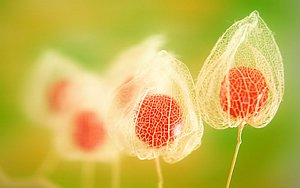
#> input picture demos/japaneseflowers.jpg, 300 x 188 px
$ python EdgeDectionDemo.py
#> lines starting #> are read from the running program, lines starting #| are printed output that depends on the picture; after the words box and inside, x2 and y2 are one past the last pixel; in counts of white or black regions, pixels touching at a corner belong together
import cv2 as cv
import numpy as np

src = cv.imread("japaneseflowers.jpg", 1)
#> src is the input picture: shape (188, 300, 3); mean B, G, R 81.3, 182.3, 200.5

if src is None:
    print("missing image")
else:
    gray = cv.cvtColor(src, cv.COLOR_RGB2GRAY)
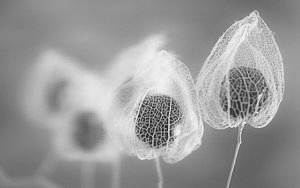
#> gray: shape (188, 300); min 27, max 249, mean 154.2
    final = cv.Canny(gray, 10,30)
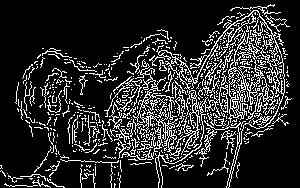
#> final: shape (188, 300); 16.6% white in thin lines or dots
    cv.imshow("Original", src)
    #cv.createTrackbar("Canny threshold default", "Original", 1, 100, 0);
    cv.imshow("adaptive", final)

$ run again, with demos/hunter.jpg copied over demos/japaneseflowers.jpg
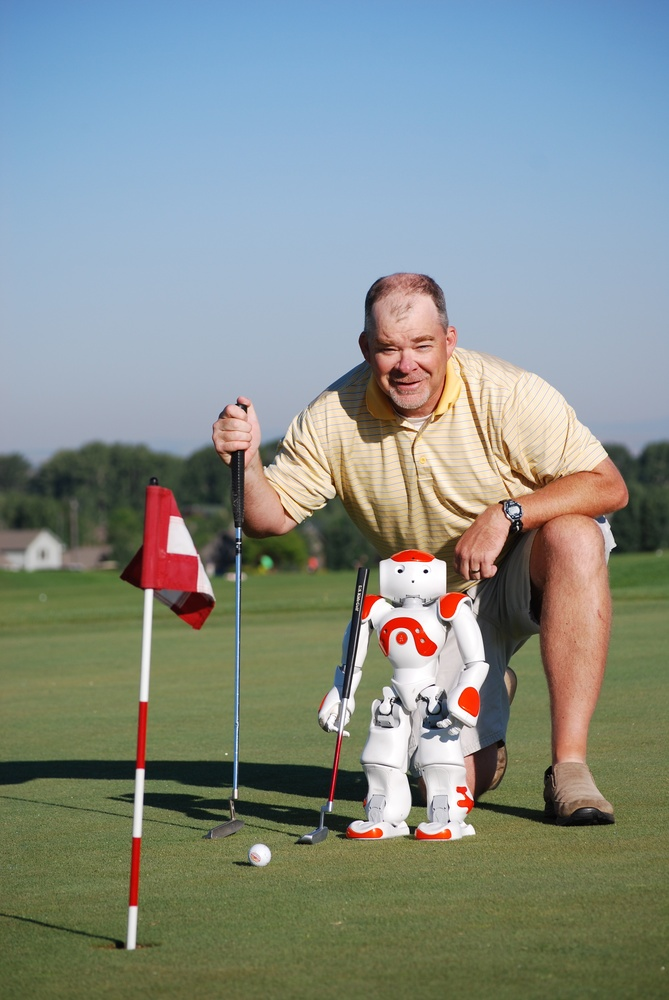
#> input picture demos/hunter.jpg, 669 x 1000 px, shrunk from 2592 x 3872 before the run
#> src is the input picture: shape (1000, 669, 3); mean B, G, R 136.3, 141.9, 133
#> `gray = cv.cvtColor(src, cv.COLOR_RGB2GRAY)`:
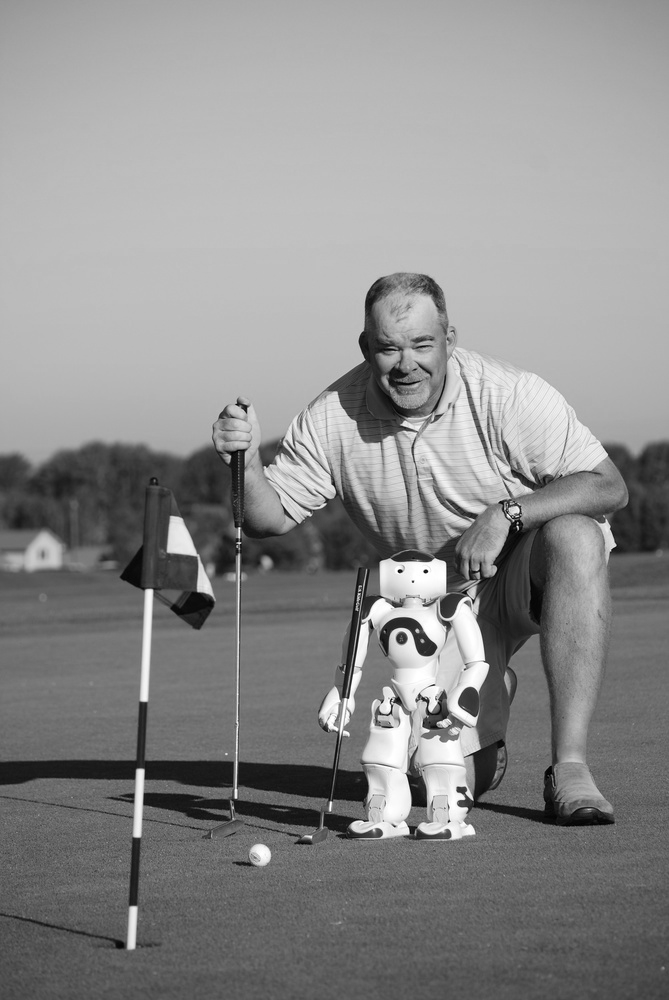
#> gray: shape (1000, 669); min 0, max 255, mean 139.2
#> `final = cv.Canny(gray, 10,30)`:
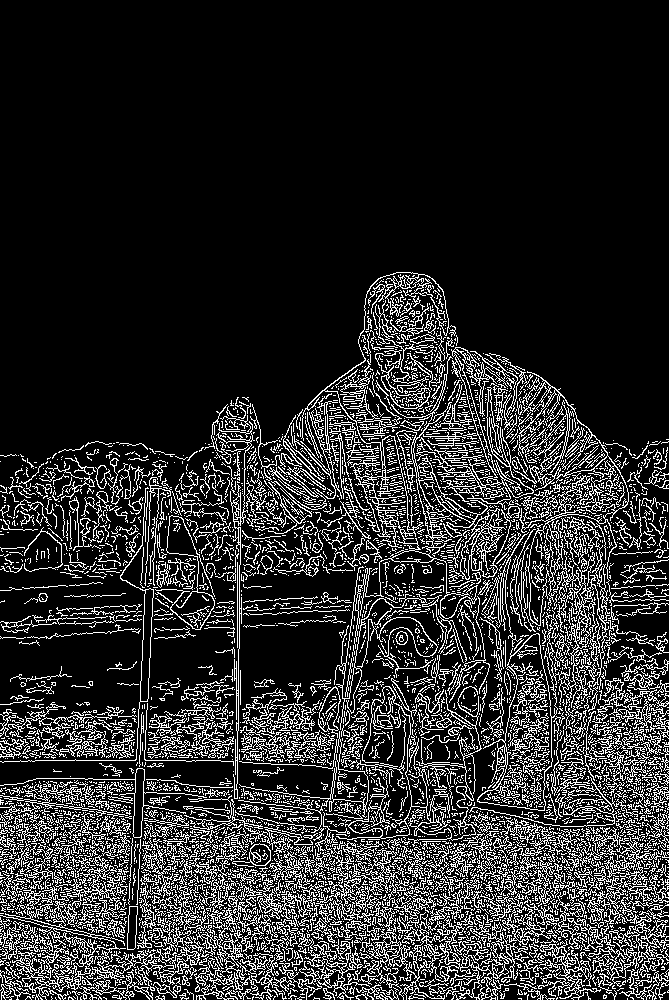
#> final: shape (1000, 669); 17% white in thin lines or dots, all inside (x1, y1, x2, y2) = (0, 272, 669, 1000)
